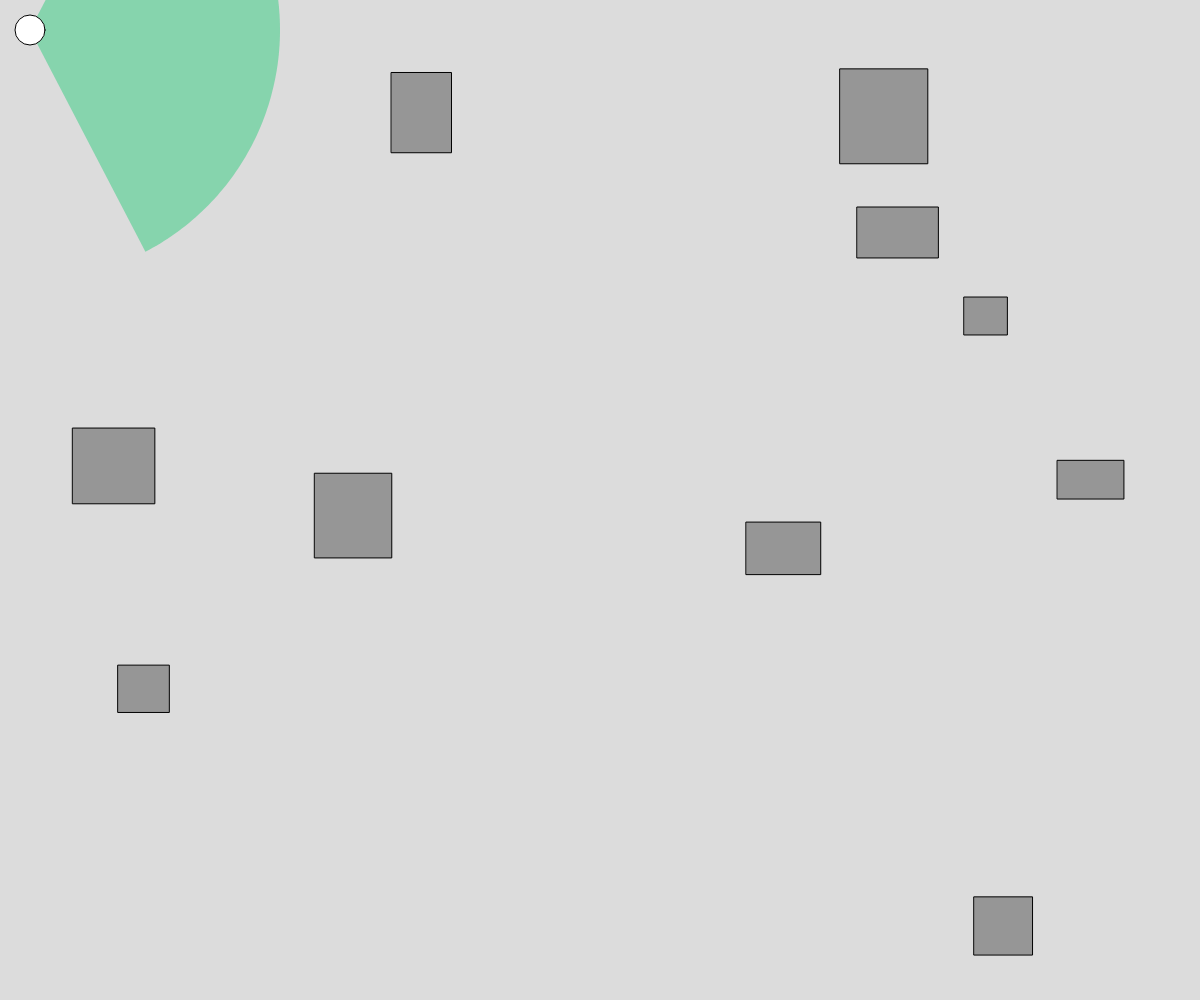
Frame 1 (no input)
Frame 60 (no input): identical to frame 1, image omitted
Frame 120 (the mouse pressed at the canvas centre since frame 60): identical to frame 1, image omitted

The p5.js sketch that drew this single still picture (run headless with seeded random() and noise() and a simulated clock; from frame 60 on, the mouse is pressed at the canvas centre):

// p5.js sketch
// ── sketch.js
let obs = [];
let enemies = [];
let canvasSizeX;
let canvasSizeY;


function random(min, max) {
  return Math.floor(Math.random() * (max - min + 1)) + min;
}
class Enemy {
  constructor(x, y) {
    this.x = x;
    this.y = y;
    this.r = 30;
  }
  draw() {
    fill(255, 0,0);
    circle(this.x, this.y, this.r)
  }
}
class Obstacle {
  constructor(x, y, w, h) {
    this.x = x;
    this.y = y;
    this.w = w;
    this.h = h;
  }
  draw() {
    stroke(1);
    fill(150);
    rect(this.x, this.y, this.w, this.h);
  }
}
class Player {
  constructor(x, y){
    this.x = x;
    this.y = y;
    this.r = 30;
    this.velX = 0;
    this.velY = 0;
    this.forwardD = 0;
  }
drawVision() {
  let coneLength = 250;
  let coneWidth = 125;
  fill(0, 200, 100, 100);
  noStroke();
  push();

  translate(this.x, this.y);

  let angle = atan2(this.velY, this.velX);

  let rays = [];

  // 1. Regular evenly spaced rays in cone
  for (let a = -coneWidth/2; a <= coneWidth/2; a += 1) {
    let rad = radians(a);
    let dx = coneLength * cos(rad);
    let dy = coneLength * sin(rad);

    // rotate to world
    let wx = dx * cos(angle) - dy * sin(angle);
    let wy = dx * sin(angle) + dy * cos(angle);

    rays.push({dx: wx, dy: wy});
  }

  // 2. Also cast rays directly to each obstacle corner
  for (let ob of obs) {
    let corners = [
      [ob.x, ob.y],
      [ob.x + ob.w, ob.y],
      [ob.x + ob.w, ob.y + ob.h],
      [ob.x, ob.y + ob.h]
    ];
    for (let c of corners) {
      let dx = c[0] - this.x;
      let dy = c[1] - this.y;

      let distToCorner = sqrt(dx*dx + dy*dy);
      if (distToCorner < coneLength) {
        let angleToCorner = atan2(dy, dx) - angle;

        // normalize to [-PI, PI]
        angleToCorner = atan2(sin(angleToCorner), cos(angleToCorner));

        if (angleToCorner > radians(-coneWidth/2) && angleToCorner < radians(coneWidth/2)) {
          rays.push({dx, dy});
        }
      }
    }
  }

// 3. Sort by angle relative to player direction
let raysWithAngles = rays.map(r => {
  let ang = atan2(r.dy, r.dx) - angle;
  ang = atan2(sin(ang), cos(ang));  // keeps in [-PI, PI]
  return {...r, ang};
});

raysWithAngles.sort((a, b) => a.ang - b.ang);

// 4. Draw shape
beginShape();
vertex(0, 0);
for (let r of raysWithAngles) {
  let pt = rayCast(this.x, this.y, r.dx, r.dy, obs);
  vertex(pt.x - this.x, pt.y - this.y);
}
endShape(CLOSE);

  pop();
  fill(255);
  stroke(1);
}
  draw() {
    this.drawVision();
    circle(this.x, this.y, this.r);
  }
}
function setup() {
  canvasSizeX = windowWidth;
  canvasSizeY = windowHeight;
  createCanvas(canvasSizeX, canvasSizeY);

  ball = new Player(30, 30);
  for(let i = 0; i < 10; i++) {
    obs.push(new Obstacle(random(0, canvasSizeX), random(0, canvasSizeY), random(25, 100), random(25, 100)));
  }
  for(let i = 0; i < 5; i++){
    enemies.push(new Enemy(random(0,canvasSizeX), random(0,canvasSizeY)));
  }
}

function draw() {
  background(220);
  ball.draw();
  move(ball);
  for (let ob of obs) {
    ob.draw();
  }

  // only draw enemies inside vision cone & line of sight
  let angle = atan2(ball.velY, ball.velX);
let coneLength = 250;  // SAME length as in drawVision()

for (let en of enemies) {
  let dx = en.x - ball.x;
  let dy = en.y - ball.y;
  let angleToEnemy = atan2(dy, dx) - angle;
  angleToEnemy = atan2(sin(angleToEnemy), cos(angleToEnemy));

  let distance = dist(ball.x, ball.y, en.x, en.y);
  if (
    angleToEnemy >= radians(-125/2) &&
    angleToEnemy <= radians(125/2) &&
    distance < coneLength
  ) {
    let sightPt = rayCast(ball.x, ball.y, dx, dy, obs);
    let blocked = dist(ball.x, ball.y, sightPt.x, sightPt.y) < distance;
    if (!blocked) {
      en.draw();
    }
  }
}
}
function rayCast(x, y, dx, dy, obstacles) {
  let closest = null;
  let record = Infinity;
  // Check each obstacle
  for (let ob of obstacles) {
    // Check each side of the rectangle
    let sides = [
      [ob.x, ob.y, ob.x + ob.w, ob.y], // top
      [ob.x + ob.w, ob.y, ob.x + ob.w, ob.y + ob.h], // right
      [ob.x + ob.w, ob.y + ob.h, ob.x, ob.y + ob.h], // bottom
      [ob.x, ob.y + ob.h, ob.x, ob.y]  // left
    ];
    for (let s of sides) {
      let pt = getLineIntersection(x, y, x + dx, y + dy, s[0], s[1], s[2], s[3]);
      if (pt) {
        let d = dist(x, y, pt.x, pt.y);
        if (d < record) {
          record = d;
          closest = pt;
        }
      }
    }
  }
  if (!closest) return {x: x + dx, y: y + dy}; // no hit, full length
  return closest;
}
function getLineIntersection(x1, y1, x2, y2, x3, y3, x4, y4) {
  let den = (x1 - x2)*(y3 - y4) - (y1 - y2)*(x3 - x4);
  if (den === 0) return null;

  let t = ((x1 - x3)*(y3 - y4) - (y1 - y3)*(x3 - x4)) / den;
  let u = -((x1 - x2)*(y1 - y3) - (y1 - y2)*(x1 - x3)) / den;

  if (t >= 0 && t <= 1 && u >= 0 && u <= 1) {
    return {
      x: x1 + t * (x2 - x1),
      y: y1 + t * (y2 - y1)
    };
  }
  return null;
}

// ── control.js
function move(object) {
  let acc = 1;
  let friction = 0.8;

  if (keyIsPressed) {
    if (keyIsDown(UP_ARROW)) object.velY -= acc;
    if (keyIsDown(LEFT_ARROW)) object.velX -= acc;
    if (keyIsDown(RIGHT_ARROW)) object.velX += acc;
    if (keyIsDown(DOWN_ARROW)) object.velY += acc;
  }

  object.velX *= friction;
  object.velY *= friction;
  object.x += object.velX;
  object.y += object.velY;

  let radius = object.r / 2;
  object.x = min(max(object.x, radius), width - radius - 0.01);
  object.y = min(max(object.y, radius), height - radius - 0.01);
}
